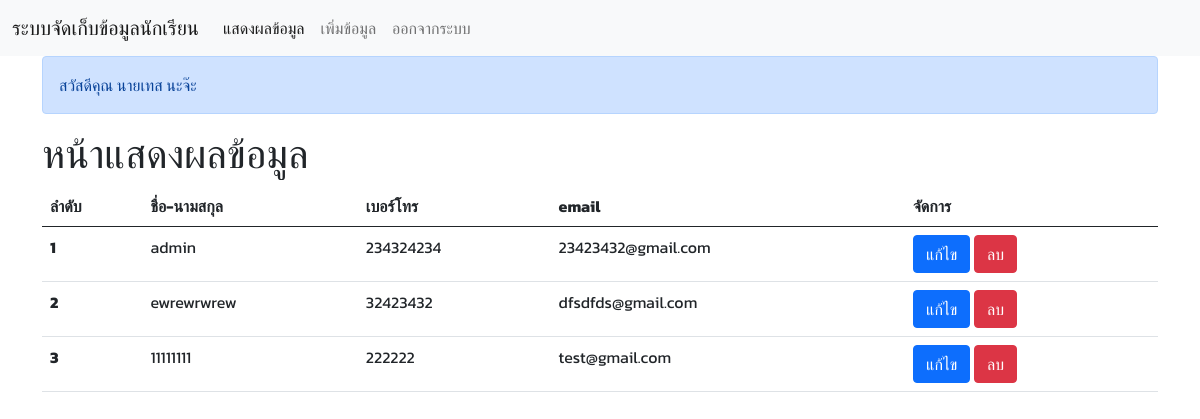
Page /index.php?pt=list_data (signed in) on the committed database.
### tables this page shows
CREATE TABLE `student` (
  `student_id` int(11) NOT NULL,
  `student_encodeid` varchar(100) NOT NULL,
  `student_name` varchar(100) NOT NULL,
  `student_tel` varchar(11) NOT NULL,
  `student_email` varchar(100) NOT NULL
);

### components/list_data.php (the view, shortened to what this page needs)
<?php
  $sql = "SELECT
  `student_encodeid`,
  `student_name`,
  `student_tel`,
  `student_email`
FROM
  `student`";
$query_sql = $connectdb->query($sql);
?>
<div class="alert alert-primary" role="alert">
 สวัสดีคุณ <?php echo $_SESSION['login_name']; ?>
</div>
<h1 class="mt-3"> หน้าแสดงผลข้อมูล</h1>
<table class="table">
  <thead>
    <tr>
      <th scope="col">ลำดับ</th>
      <th scope="col">ชื่อ-นามสกุล</th>
      <th scope="col">เบอร์โทร</th>
      <th scope="col">email</th>
      <th scope="col">จัดการ</th>
    </tr>
  </thead>
  <tbody>
  <?php
  $count = 0 ;
  while($res = mysqli_fetch_array($query_sql)){ ?>
    <tr>
      <th scope="row"><?php echo $count=$count+1; ?></th>
      <td><?php echo $res['student_name']; ?> </td>
      <td><?php echo $res['student_tel']; ?> </td>
      <td><?php echo $res['student_email']; ?> </td>
      <td>
      <button type="button" class="btn btn-primary edit_data" id="<?php echo $res['student_encodeid']; ?>">แก้ไข</button>
      <button type="button" class="btn btn-danger delete_data" id="<?php echo $res['student_encodeid']; ?>">ลบ</button>
      </td>
    </tr>
  <?php } ?>
  </tbody>
</table>

### index.php (shortened to what this page needs)
<!doctype html>
<html lang="en">
  <head>
    <link href="https://cdn.jsdelivr.net/npm/bootstrap@5.0.2/dist/css/bootstrap.min.css" rel="stylesheet">
  </head>
  <body>
  <?php
    require("connection/connectdb.php");
    require("components/Navbar.php");
    ?>
  <div class="container">
        <?php
        if(isset($_GET['pt'])){
            $page = $_GET['pt'];
            if($page == "insert_data" ){
                require("components/insert_data.php");
            }
            else if($page == "list_data" ){
                require("components/list_data.php");
            }
            else{
                require("components/list_data.php");
            }
        }
        ?>
  </div>
  </body>
</html>

### components/Navbar.php (shortened to what this page needs)
<nav class="navbar navbar-expand-lg navbar-light bg-light">
  <div class="container-fluid">
    <a class="navbar-brand" href="#">ระบบจัดเก็บข้อมูลนักเรียน</a>
    <div class="collapse navbar-collapse" id="navbarNav">
      <ul class="navbar-nav">
        <li class="nav-item">
          <a class="nav-link active" aria-current="page" href="index.php?pt=list_data">แสดงผลข้อมูล</a>
        </li>
        <li class="nav-item">
          <a class="nav-link" href="index.php?pt=insert_data">เพิ่มข้อมูล</a>
        </li>
        <li class="nav-item">
          <a class="nav-link" href="logout.php">ออกจากระบบ</a>
        </li>
      </ul>
    </div>
  </div>
</nav>

### index.php (style rules this page uses)
body { font-family: 'Kanit', sans-serif; }

### rows in the picture
student: student_name "admin", student_tel "234324234", student_email "23423432@gmail.com"
student: count "2", student_name "ewrewrwrew", student_tel "32423432", student_email "dfsdfds@gmail.com"
student: count "3", student_name "11111111", student_tel "222222", student_email "test@gmail.com"

### other values in the picture
$_SESSION['login_name'] "นายเทส นะจ๊ะ"
